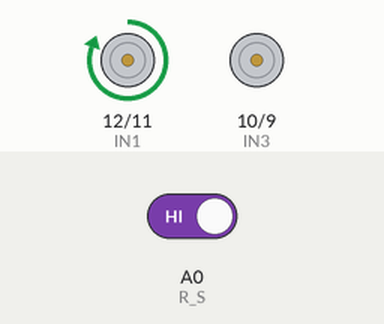
Simulated run of this sketch. Board: Arduino Nano, built with avr-gcc and run on an emulated ATmega328P. On the bench: motor-driver pin pairs drawn as motors (green arrow = first pin HIGH = forward, orange = second pin HIGH = backward, longer = more drive, scaled by the enable pin). The inputs (shaded band) are chosen by the test bench; at power-on: A0 (R_S) HIGH. What the sketch prints to the serial monitor is not drawn.

Above: at 1.3 s.
1.4 s: A0 (R_S) driven LOW
At 3.0 s:
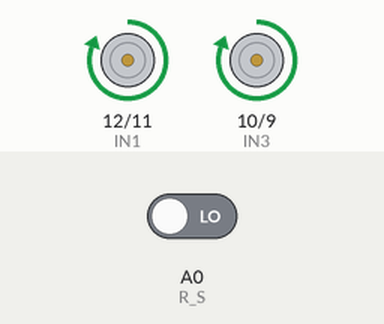
3.6 s: A0 (R_S) driven HIGH
At 4.6 s:
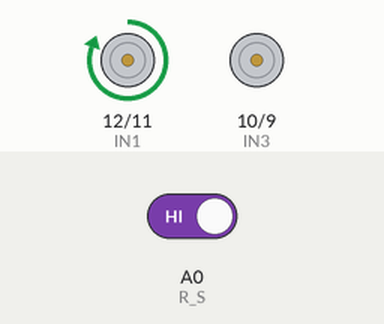
Timing chart, 0 to 6.6 s (numbered marks = the images above; inputs shaded):
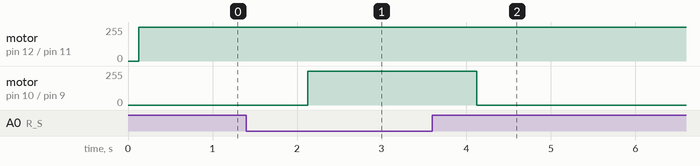

The sketch:

Sensoreslaterais.ino
```cpp
// Definindo os sensores.


#define R_S A0 // Sensor lateral direita

#define L_S A7 // Sensor lateral esquerda

// Definindo os pinos dos motores de acordo com as conexões entre a Ponte H e o Arduino (vide esquema do circuito)

// Motor A (esq.)
const int enA = 8;
const int IN1 = 12;
const int IN2 = 11;
// Motor B (dir.)
const int enB = 7;
const int IN3 = 10;
const int IN4 = 9;

// Velocidades: vão de 0 a 255 e, portanto, deve-se usar analogWrite (valor analógico)
int velocidadeA = 255;
int velocidadeB = 255;


void setup(){
  //motores
  pinMode(enA,OUTPUT);
  pinMode(IN1,OUTPUT);
  pinMode(IN2,OUTPUT);
  pinMode(enB,OUTPUT);
  pinMode(IN3,OUTPUT);
  pinMode(IN4,OUTPUT);
  //Sensores
  pinMode(R_S, INPUT);
  pinMode(L_S, INPUT);
  delay(125);
  Serial.begin(9600);
}


void Afrente(){   // Mover-se para a frente.
  // Motor A para frente
  digitalWrite(IN1, HIGH);
  digitalWrite(IN2, LOW);
  // Motor B para frente
  digitalWrite(IN3, HIGH);
  digitalWrite(IN4, LOW);
  analogWrite(enA, velocidadeA);
  analogWrite(enB, velocidadeB);
  delay(1000);
  Serial.print("batata//");
}

void Vesquerda(){   //Virar para a esquerda.
  // Motor A parado
  digitalWrite(IN1, LOW);
  digitalWrite(IN2, LOW);
  // Motor B para frente
  digitalWrite(IN3, HIGH);
  digitalWrite(IN4, LOW);
  analogWrite(enA, velocidadeA);
  analogWrite(enB, velocidadeB);
  delay(1000);
  Serial.print("arroz//");
}

void Vdireita(){ //Virar para a direita

  // Motor A para frente
  digitalWrite(IN1, HIGH);
  digitalWrite(IN2, LOW);
  // Motor B parado
  digitalWrite(IN3, LOW);
  digitalWrite(IN4, LOW);
  analogWrite(enA, velocidadeA);
  analogWrite(enB, velocidadeB);
  delay(1000);
  Serial.print("gilmar//");
}

void Parar(){   //Parado
  // Motor A parado
  digitalWrite(IN1, LOW);
  digitalWrite(IN2, LOW);
  // Motor B para frente
  digitalWrite(IN3, LOW);
  digitalWrite(IN4, LOW);
  analogWrite(enA, velocidadeA);
  analogWrite(enB, velocidadeB);
  delay(1000);
  Serial.print("carlos//");
}

void loop(){

if((digitalRead(R_S) == 0)&&(digitalRead(L_S) == 0)){Afrente();}   //Se o sensor direito e o sensor esquerdo estiverem na cor branca, ele chamará a função Afrente (Andar para frente)

if((digitalRead(R_S) == 1)&&(digitalRead(L_S) == 0)){Vdireita();} //Se o sensor direito for preto e o sensor esquerdo for branco, ele chamará a função Vdireita (Virar à direita)

if((digitalRead(R_S) == 0)&&(digitalRead(L_S) == 1)){Vesquerda();}  //se o sensor direito for branco e o sensor esquerdo for preto, ele chamará a função Vesquerda (Virar à esquerda)

if((digitalRead(R_S) == 1)&&(digitalRead(L_S) == 1)){Parar();} //Se o sensor direito e o sensor esquerdo estiverem na cor preta, ele chamará a função Parar

}
```

Measured:
- after the input at 1.4 s, motor on pin 10 (IN3) / pin 9 (IN4): stopped → forward 255/255 after 0.73 s
- after the input at 3.6 s, motor on pin 10 (IN3) / pin 9 (IN4): forward 255/255 → stopped after 0.53 s
